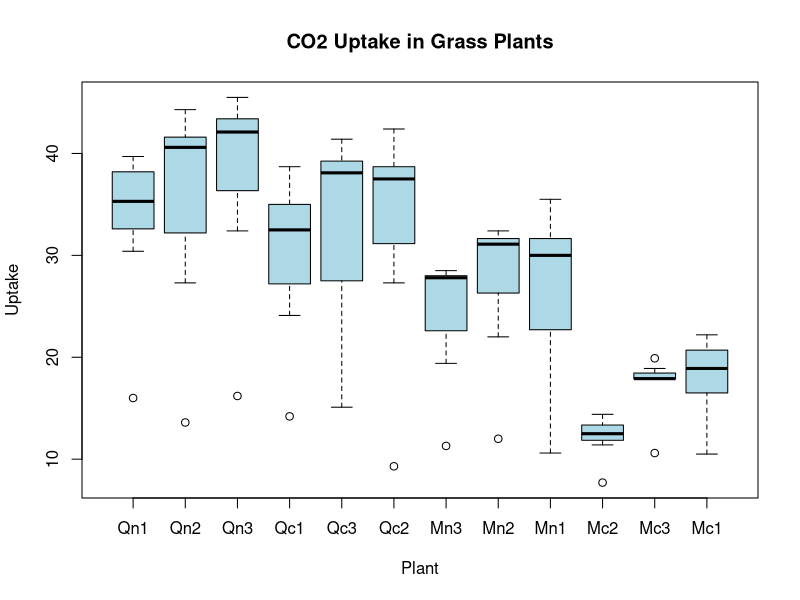
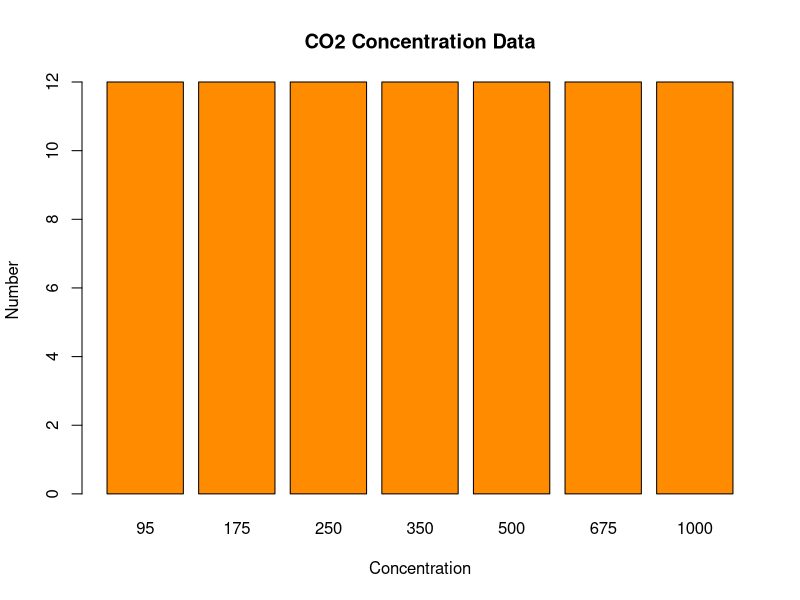
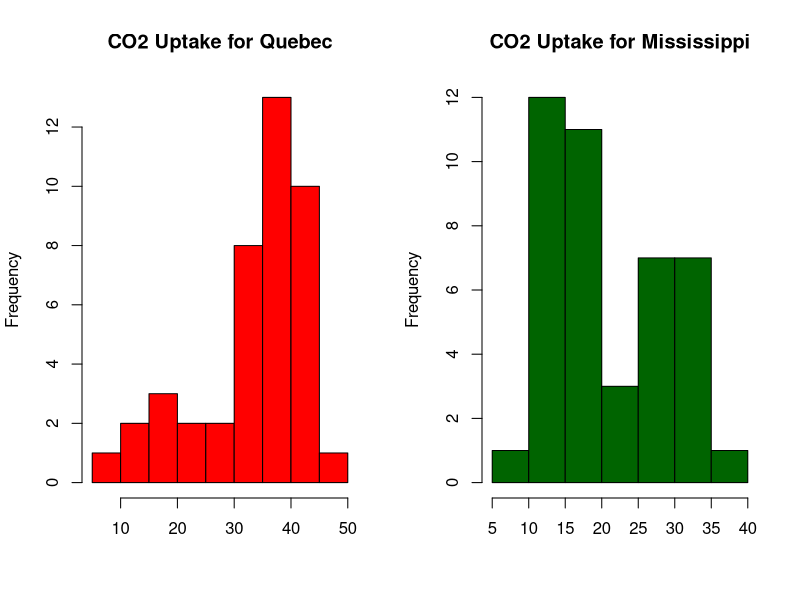

Reproduce these figures in R, in order.
# Question 4
?CO2

# Question 5
head(CO2)

# Question 6
plot(CO2$Plant, CO2$uptake,
    col = "lightblue",
    main = "CO2 Uptake in Grass Plants",
    xlab = "Plant",
    ylab = "Uptake"
)

# Question 7
concentrations <- table(CO2$conc)

# Question 8
barplot(concentrations,
    col = "darkorange",
    main = "CO2 Concentration Data",
    xlab = "Concentration",
    ylab = "Number"
)

# Question 9
rm(list = ls())

# Question 10
par(mfrow = c(1, 2))

# Question 11
hist(CO2$uptake[CO2$Type == "Quebec"],
    col = "red",
    main = "CO2 Uptake for Quebec",
    xlab = "",
    ylab = "Frequency"
)
hist(CO2$uptake[CO2$Type == "Mississippi"],
    col = "darkgreen",
    main = "CO2 Uptake for Mississippi",
    xlab = "",
    ylab = "Frequency"
)

# Question 12
par(mfrow = c(1, 1))

# Question 13
summary(CO2$uptake[CO2$Type == "Mississippi"])

# Question 14
summary(CO2$uptake[CO2$Type == "Quebec"])
